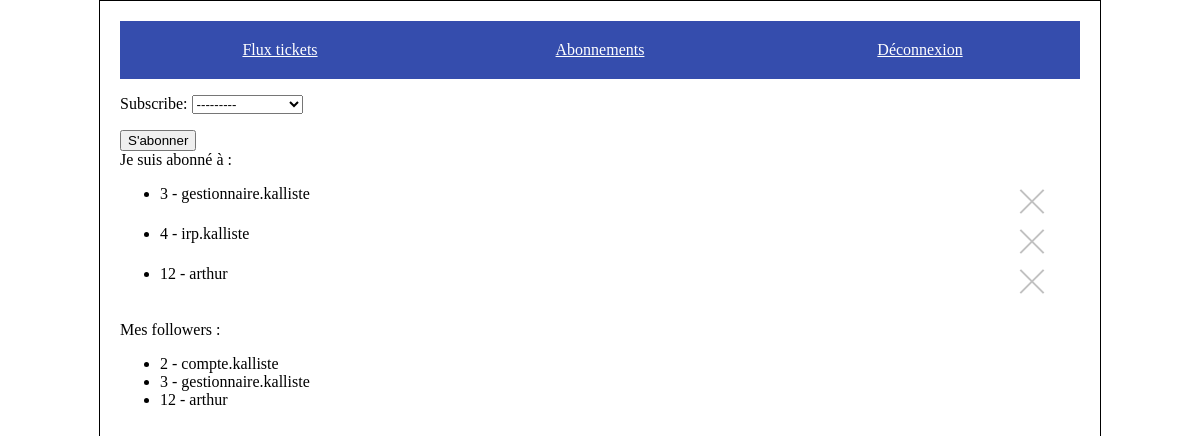
The app's page /subscribe/abo/manage/ (signed in) with its own data.
### users/models.py (models this page shows)
class CustomUser(AbstractBaseUser, PermissionsMixin):
    email = models.EmailField(_('email address'), unique=True)
    is_staff = models.BooleanField(default=False)
    is_active = models.BooleanField(default=True)
    date_joined = models.DateTimeField(default=timezone.now)
    username = models.CharField(max_length=128, default='')
    subscribes = models.ManyToManyField("self", symmetrical=False, blank=True, related_name="followers")
    USERNAME_FIELD = 'email'
    REQUIRED_FIELDS = []
    objects = CustomUserManager()
    def __str__(self):
        return self.username

### subscribe/views.py (the view, shortened to what this page needs)
# urls.py: path('abo/manage/', views.SubscribeCreateView.as_view(), name='manage_subscribe'),
class SubscribeCreateView(LoginRequiredMixin, FormView):
    form_class = SubscribeForm
    template_name = "subscribe/subscribe_manage.html"
    def get_form_kwargs(self):
        kwargs = super().get_form_kwargs()
        kwargs.update({
            'user': self.request.user,
        })
        return kwargs
    def get_context_data(self, **kwargs):
        context = super().get_context_data(**kwargs)
        context['owner'] = CustomUser.objects.get(id=self.request.user.id)
        return context

### subscribe/forms.py
class SubscribeForm(forms.Form):
    def __init__(self, *args, **kwargs):
        self.user = kwargs.pop('user')
        super().__init__(*args, **kwargs)
        user = CustomUser.objects.filter(id=self.user.id).first()
        self.fields['subscribe'].queryset = CustomUser.objects.exclude(followers=user.id).exclude(id=self.user.id)
    subscribe = forms.ModelChoiceField(queryset=None)

### templates/subscribe/subscribe_manage.html (shortened to what this page needs)
{% extends 'base_connected.html' %}
{% block content %}
    {% include 'subscribe/subscribe_form.html' %}
    Je suis abonné à :
    <ul class="subscribes-container">
    {% for subscribe in owner.subscribes.all %}
        <li>
            <span>{{ subscribe.id }} - {{ subscribe.username }} </span><a class="delete" href="{% url 'confirm_delete_subscribe' subscribe.id %}"></a>
        </li>
    {% endfor %}
    </ul>
    Mes followers :
    <ul>
        {% for follower in owner.followers.all %}
            <li>{{ follower.id }} - {{ follower.username }}</li>
        {% endfor %}
    </ul>
{% endblock %}

### static/style.css (style rules this page uses)
body { width: 960px; margin: 0 auto; border: 1px solid black; padding: 20px; }
.subscribes-container li { position: relative; height: 40px; }
.subscribes-container .delete { position: absolute; right: 32px; top: 0px; width: 32px; height: 32px; opacity: 0.3; }
.delete:before, .delete:after { position: absolute; left: 15px; content: ' '; height: 33px; width: 2px; background-color: #333; }
.delete:before { transform: rotate(45deg); }
.delete:after { transform: rotate(-45deg); }

### records on screen
CustomUser: id "3", username "gestionnaire.kalliste"
CustomUser: id "4", username "irp.kalliste"
CustomUser: id "12", username "arthur"
CustomUser: id "2", username "compte.kalliste"
